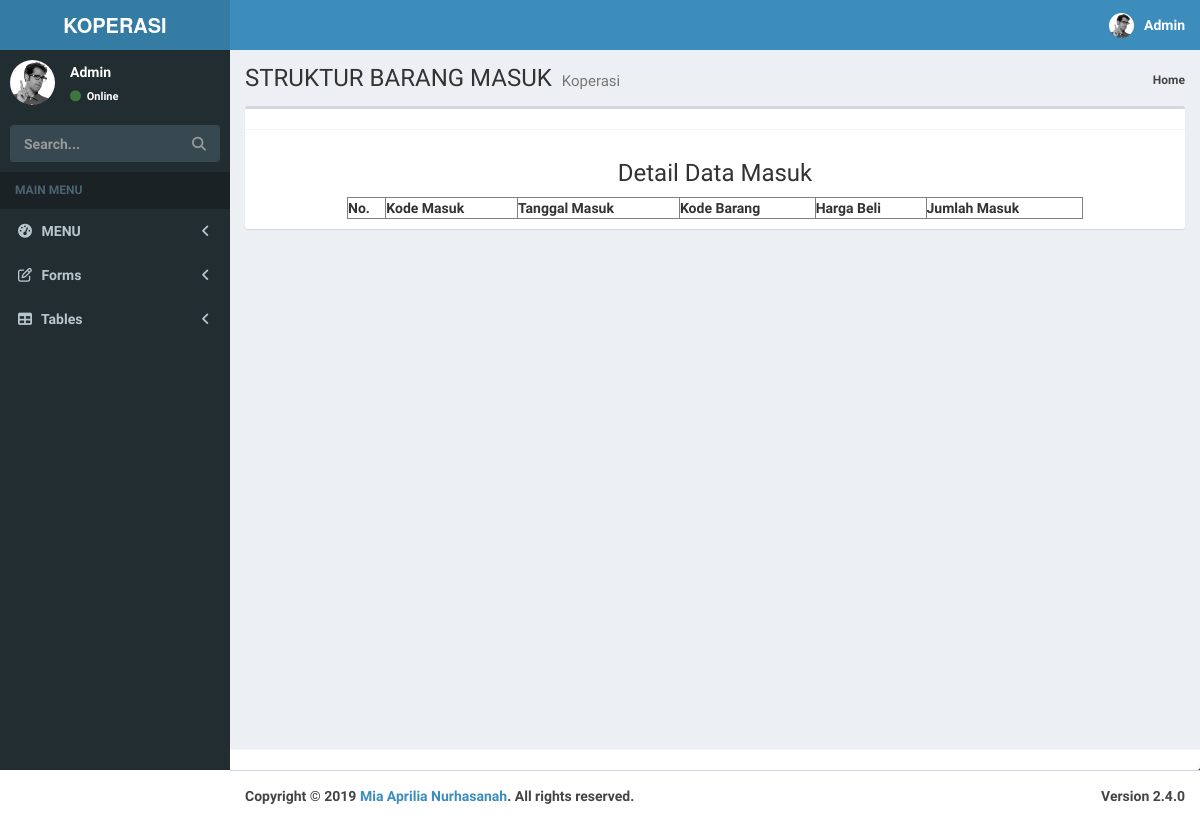
Page /koperasi/detail_barang_masuk.php?Kd_Masuk=msk8 on the earlier database version.
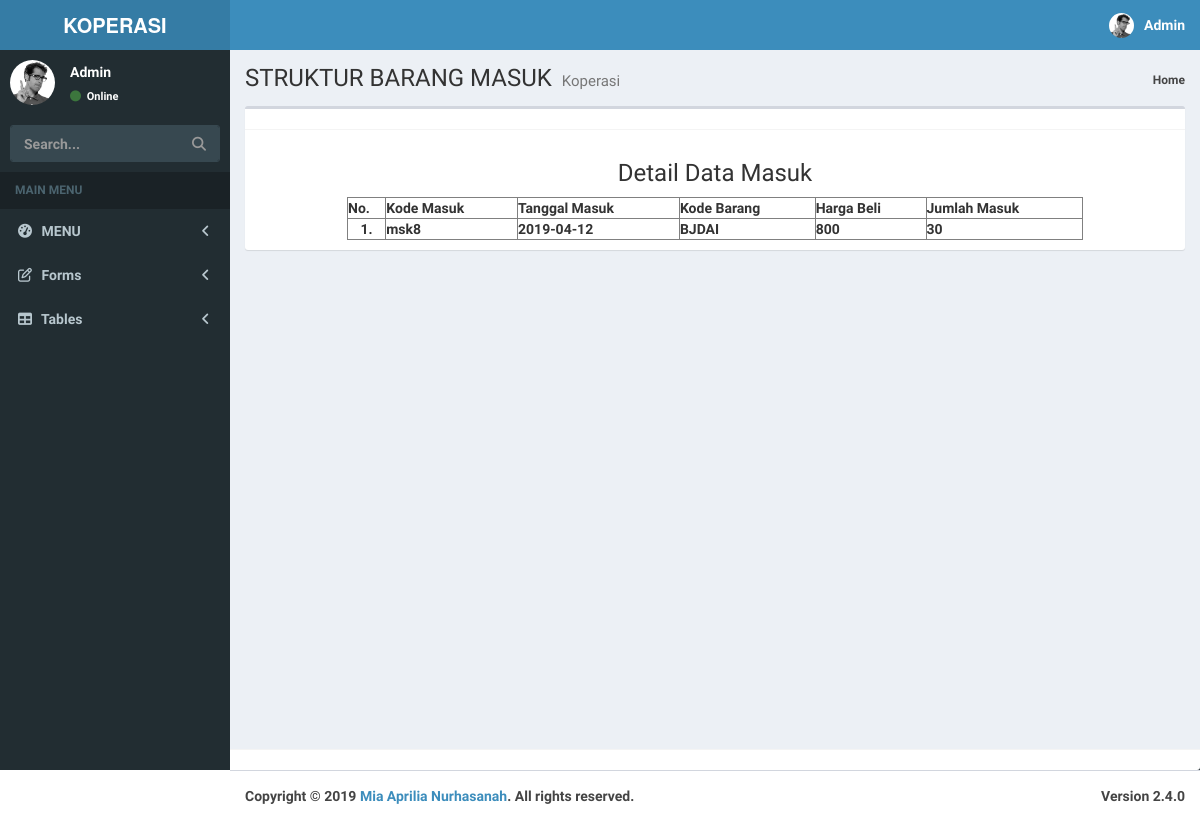
Same page on the later database version.
### tables this page shows
CREATE TABLE IF NOT EXISTS `struktur_barang_masuk` (
  `Kd_Masuk` varchar(5) NOT NULL,
  `Tgl_Masuk` date NOT NULL,
  `Kd_Barang` varchar(30) NOT NULL,
  `Hrg_Beli` int(9) NOT NULL,
  `Jml_Masuk` int(3) NOT NULL
);

### koperasi/detail_barang_masuk.php (the view, shortened to what this page needs)
<!DOCTYPE html>
<html>
<head>
  <link rel="stylesheet" href="bower_components/bootstrap/dist/css/bootstrap.min.css">
  <link rel="stylesheet" href="bower_components/font-awesome/css/font-awesome.min.css">
  <link rel="stylesheet" href="bower_components/Ionicons/css/ionicons.min.css">
  <link rel="stylesheet" href="dist/css/AdminLTE.min.css">
  <link rel="stylesheet" href="dist/css/skins/_all-skins.min.css">
</head>
<body class="hold-transition skin-blue sidebar-mini">
<div class="wrapper">
  <header class="main-header">
    <a href="../../index2.html" class="logo">
      <span class="logo-lg"><b>KOPERASI</span>
    </a>
    <nav class="navbar navbar-static-top">
      <div class="navbar-custom-menu">
        <ul class="nav navbar-nav">
          <li class="dropdown user user-menu">
            <a href="#" class="dropdown-toggle" data-toggle="dropdown">
              <img src="dist/img/user2-160x160.jpg" class="user-image" alt="User Image">
              <span class="hidden-xs">Admin</span>
            </a>
      </div>
    </nav>
  </header>
  <aside class="main-sidebar">
    <section class="sidebar">
      <div class="user-panel">
        <div class="pull-left image">
          <img src="dist/img/user2-160x160.jpg" class="img-circle" alt="User Image">
        </div>
        <div class="pull-left info">
          <p>Admin</p>
          <a href="#"><i class="fa fa-circle text-success"></i> Online</a>
        </div>
      </div>
      <form action="#" method="get" class="sidebar-form">
        <div class="input-group">
          <input type="text" name="q" class="form-control" placeholder="Search...">
          <span class="input-group-btn">
                <button type="submit" name="search" id="search-btn" class="btn btn-flat"><i class="fa fa-search"></i>
                </button>
              </span>
        </div>
      </form>
      <ul class="sidebar-menu" data-widget="tree">
        <li class="header">MAIN MENU</li>
        <li class="treeview">
          <a href="#">
            <i class="fa fa-dashboard"></i> <span>MENU</span>
            <span class="pull-right-container">
              <i class="fa fa-angle-left pull-right"></i>
            </span>
          </a>
        </li>
        <li class="treeview">
          <a href="#">
            <i class="fa fa-edit"></i> <span>Forms</span>
            <span class="pull-right-container">
              <i class="fa fa-angle-left pull-right"></i>
            </span>
          </a>
        </li>
        <li class="treeview">
          <a href="#">
            <i class="fa fa-table"></i> <span>Tables</span>
            <span class="pull-right-container">
              <i class="fa fa-angle-left pull-right"></i>
            </span>
          </a>
        </li>
      </ul>
    </section>
  </aside>
  <div class="content-wrapper">
    <section class="content-header">
      <h1>
        STRUKTUR BARANG MASUK
        <small>Koperasi</small>
      </h1>
      <ol class="breadcrumb">
        <li><a href="index.php">Home</a>
      </ol>
    </section>
    <section class="content">
      <div class="box">
        <div class="box-header with-border">
        </div>
        <div class="box-body">
<?php
include("koneksi_barang.php");
?>
<h3 align="center">Detail Data Masuk</h3>
<div class="table-responsive">
<table border="1" cellspacing="7" cellpadding="0" align="center" width="80%" heigh="30%">
    <tr>
        <th>No.</th>
        <th>Kode Masuk</th>
        <th>Tanggal Masuk</th>
        <th>Kode Barang</th>
        <th>Harga Beli</th>
        <th>Jumlah Masuk</th>
    </tr>
      <?php
          $no=1;
          $kd= $_GET['Kd_Masuk'];
          $query=("SELECT * FROM struktur_barang_masuk WHERE Kd_Masuk='$kd'");
          $lihat = mysqli_query($con, $query) or die('Error, query failed. ' . mysqli_error());
          while($r=mysqli_fetch_array($lihat)){
      ?>
          <tr>
              <td align="center"><?php echo"$no.";?></td>
              <td><?php echo"$r[Kd_Masuk]";?></td>
              <td><?php echo"$r[Tgl_Masuk]";?></td>
              <td><?php echo"$r[Kd_Barang]";?></td>
              <td><?php echo"$r[Hrg_Beli]";?></td>
              <td><?php echo"$r[Jml_Masuk]";?></td>
          </tr>
      <?php
      $no++;
      } ?>
      </table>
</div>
</div>
</div>
 </div>
        <div class="box-footer">
        </div>
  </div>
  <footer class="main-footer">
    <div class="pull-right hidden-xs">
      <b>Version</b> 2.4.0
    </div>
    <strong>Copyright &copy; 2019 <a href="https://adminlte.io">Mia Aprilia Nurhasanah</a>.</strong> All rights
    reserved.
  </footer>
</body>
</html>

Differences in the rows shown:
added struktur_barang_masuk: Kd_Masuk "msk8", Tgl_Masuk "2019-04-12", Kd_Barang "BJDAI", Hrg_Beli "800", Jml_Masuk "30"
